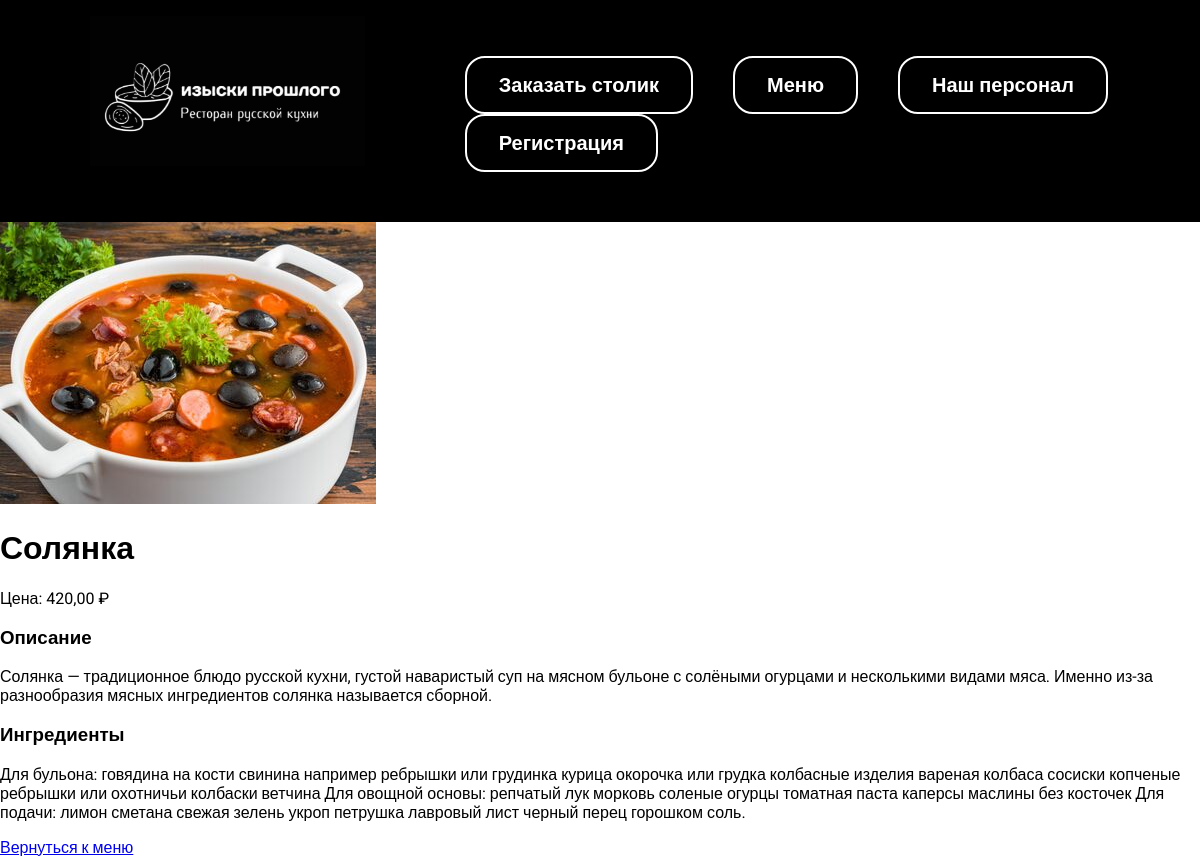
The page /dish/solynka/ on the database its author committed.
### view/models.py (models this page shows, shortened)
class Menu(models.Model):
    title = models.CharField(max_length=100)
    image = models.ImageField(upload_to='images/')
    recipe = models.CharField(max_length=2000)
    ingredients = models.CharField(max_length=1000)
    url = models.URLField(blank=True)
    rating = models.IntegerField(default=0, blank=True)
    price = models.DecimalField(max_digits=10, decimal_places=2)
    slug = models.SlugField(max_length=250, unique=True)

### view/views.py (the view)
# urls.py: path('dish/<slug:slug>/', views.dish, name='dish'),
def dish(request, slug):
    menu_item = get_object_or_404(Menu, slug=slug)
    return render(request, 'view/dish.html', {"menu_item": menu_item})

### view/templates/view/dish.html
{% extends 'view/base.html' %}
{% load static %}
{% block content %}
<div class="dish-container">
    <div class="dish-card">
        <div class="dish-image-section">
            <img class="dish-image" src="{{ menu_item.image.url }}" alt="{{ menu_item.title }}">
        </div>
        <div class="dish-info">
            <h1 class="dish-title">{{ menu_item.title }}</h1>
            <div class="price">
                Цена: {{ menu_item.price }} ₽
            </div>
            <div class="details">
                <div class="group">
                    <h3>Описание</h3>
                    <p class="recipe">{{ menu_item.recipe }}</p>
                </div>
                <div class="group">
                    <h3>Ингредиенты</h3>
                    <p class="ingredients">{{ menu_item.ingredients }}</p>
                </div>
            </div>
            <div class="back">
                <a href="{% url 'menu' %}">Вернуться к меню</a>
            </div>
        </div>
    </div>
</div>
{% endblock %}

### view/static/css/styleDip.css (style rules this page uses)
body { font-family: "Roboto", sans-serif; background: #ffffff; padding: 0; margin: 0; }

### rows shown on the page
Menu: image (picture), title "Солянка", price "420,00", recipe "Солянка — традиционное блюдо русской кухни, густой наваристый суп на мясном бульоне с солёными огурцами и несколькими видами мяса. Именно из-за разнообразия мясных ингредиентов солянка называется сборной.", ingredients "Для бульона: говядина на кости свинина например ребрышки или грудинка курица окорочка или грудка колбасные изделия вареная колбаса сосиски копченые ребрышки или охотничьи колбаски ветчина Для овощной основы: репчатый лук морковь соленые огурцы томатная паста каперсы маслины без косточек Для подачи: лимон сметана свежая зелень укроп петрушка лавровый лист черный перец горошком соль."
